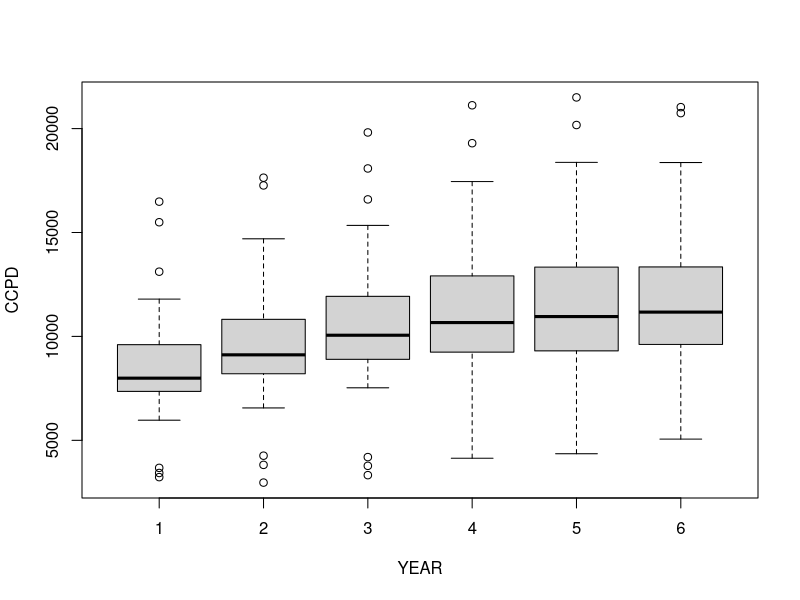
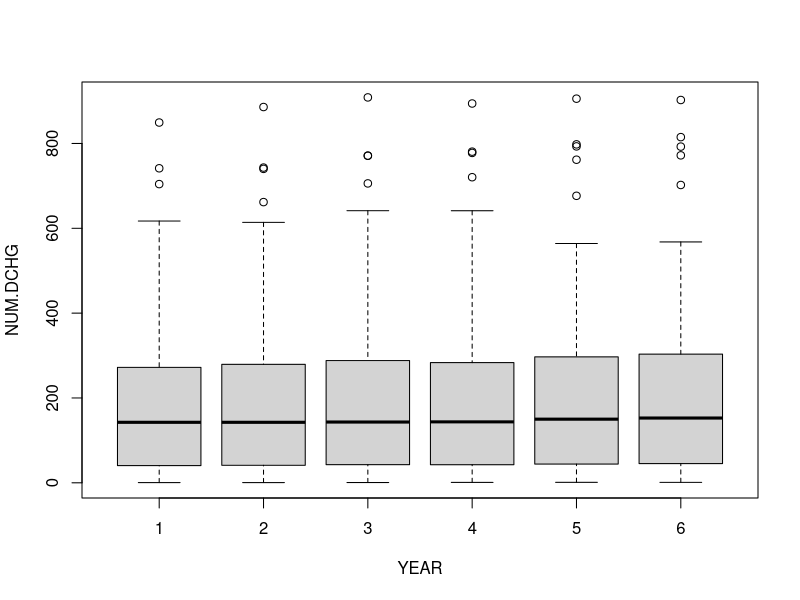
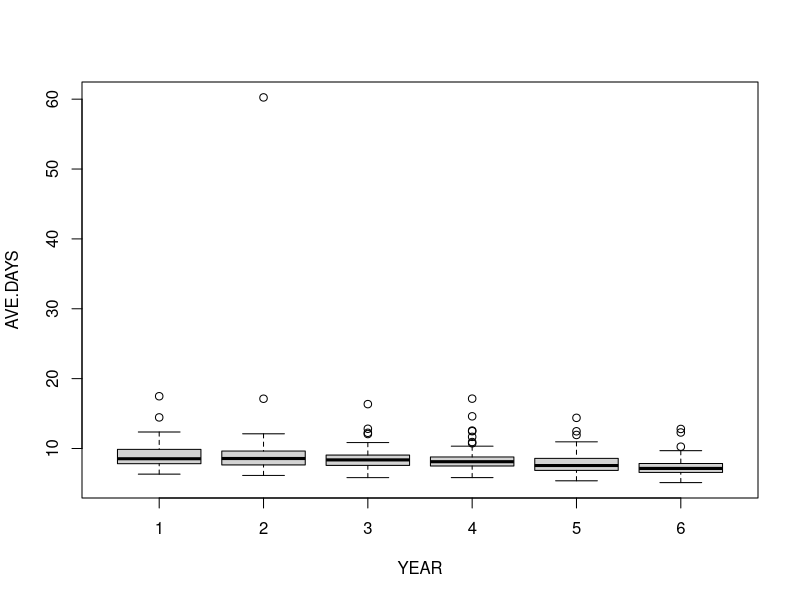
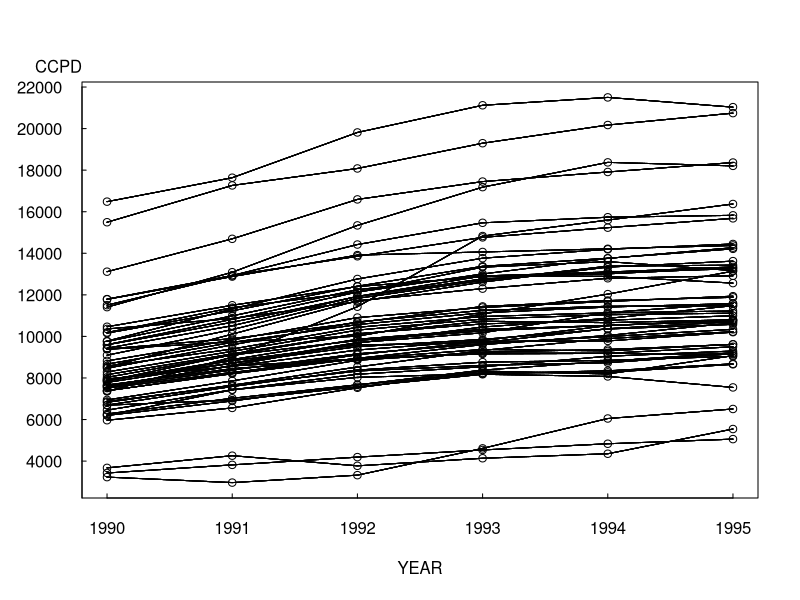
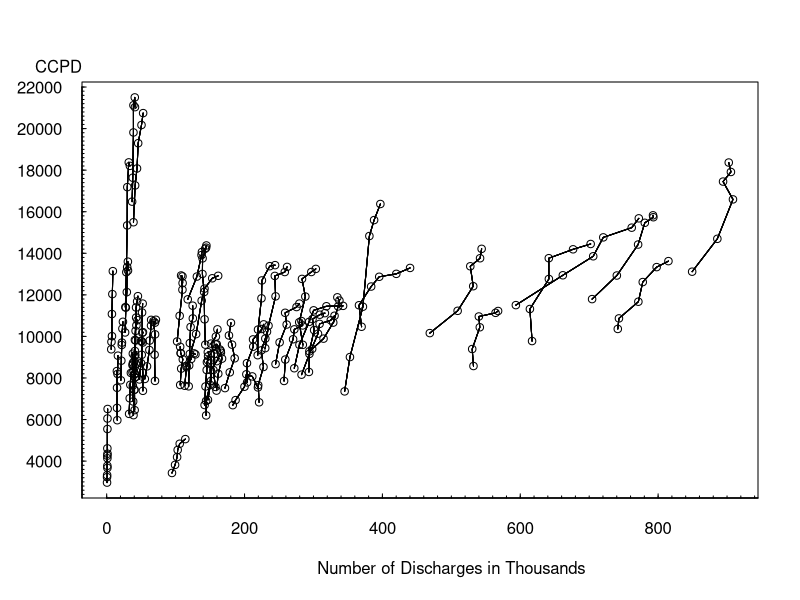
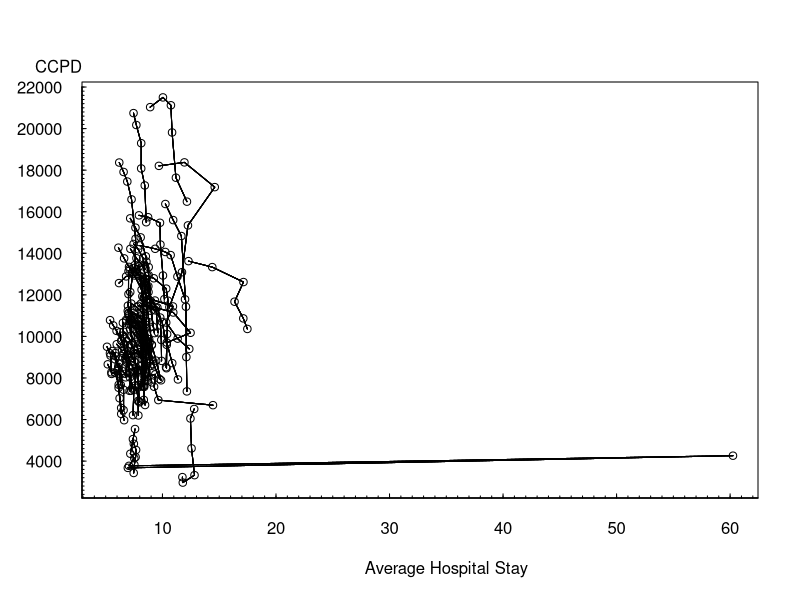
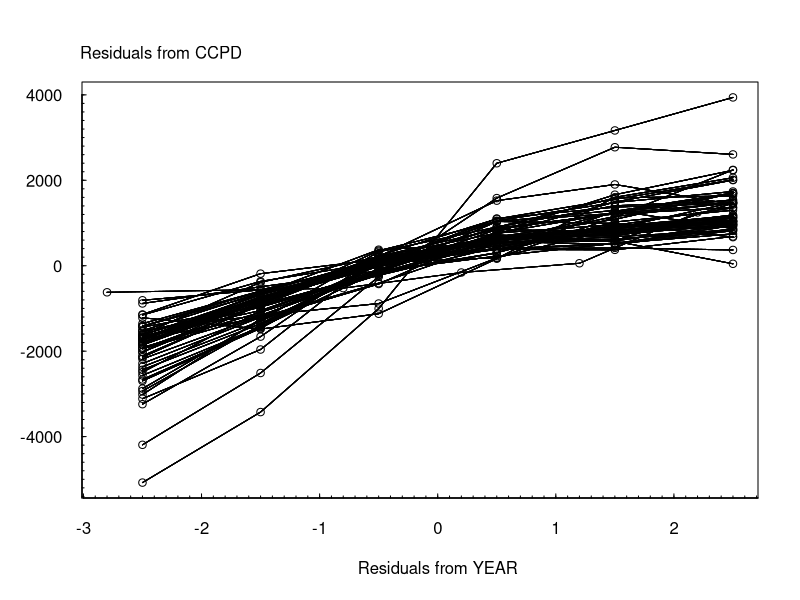
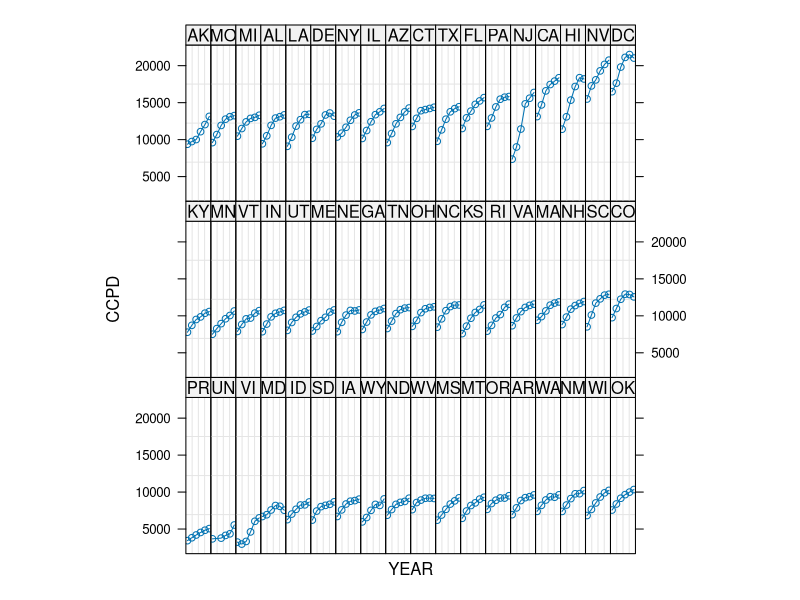

The R source for these figures, in order:
## ---- chunk 1

#  "\t"  INDICATES SEPARATED BY TABLES  ;
Medicare  = read.table("TXTData/Medicare.txt", sep ="\t", quote = "",header=TRUE)

# Medicare = read.table(choose.files(), sep ="\t", quote = "",header=TRUE)
## ---- chunk 2
#  PROVIDES THE NAMES IN THE FILE AND LISTS THE FIRST 8 OBSERVATIONS  ;
names (Medicare)
Medicare [1:8, ]
## ---- chunk 3
#  CREATE OTHER VARIABLES;
# Firstly, we need change the names of existing variables.
names(Medicare)[names(Medicare)=="TOT_CHG"]="TOT.CHG";
names(Medicare)[names(Medicare)=="COV_CHG"]="COV.CHG";
names(Medicare)[names(Medicare)=="MED_REIB"]="MED.REIB";
names(Medicare)[names(Medicare)=="TOT_D"]="TOT.D";
names(Medicare)[names(Medicare)=="NUM_DCHG"]="NUM.DCHG";
names(Medicare)[names(Medicare)=="AVE_T_D"]="AVE.T.D";

Medicare$AVE.DAYS= Medicare$TOT.D/Medicare$NUM.DCHG
Medicare$CCPD=Medicare$COV.CHG/Medicare$NUM.DCHG
Medicare$NUM.DCHG=Medicare$NUM.DCHG/1000
str (Medicare)
## ---- chunk 4
library(nlme)
attach(Medicare)
#  SUMMARY STATISTICS ;
dim(Medicare)
summary(Medicare[, c("CCPD", "NUM.DCHG", "AVE.DAYS" )])

gsummary(Medicare[, c("CCPD", "NUM.DCHG", "AVE.DAYS", "YEAR")], groups = YEAR, FUN=sd)

gsummary(Medicare[, c("CCPD", "NUM.DCHG", "AVE.DAYS", "YEAR")], groups = YEAR, FUN=mean)

gsummary(Medicare[, c("CCPD", "NUM.DCHG", "AVE.DAYS", "YEAR")], groups = YEAR, FUN=median)

gsummary(Medicare[, c("CCPD", "NUM.DCHG", "AVE.DAYS", "YEAR")], groups = YEAR, FUN=min)

gsummary(Medicare[, c("CCPD", "NUM.DCHG", "AVE.DAYS", "YEAR")], groups = YEAR, FUN=max)
## ---- chunk 5
#  ATTACH THE DATA SET FOR SOME PRELIMINARLY LOOKS;
attach (Medicare)
Medicare$YEAR=Medicare$YEAR+1989
boxplot (CCPD ~ YEAR)
boxplot (NUM.DCHG ~ YEAR)
boxplot (AVE.DAYS ~ YEAR)
## ---- chunk 6
plot(CCPD ~ YEAR, data = Medicare, xaxt="n", yaxt="n", ylab="", xlab="")
 for (i in Medicare$STATE) {
 lines(CCPD ~ YEAR, data = subset(Medicare, STATE == i)) }
axis(2, at=seq(0, 22000, by=2000), las=1, font=10, cex=0.005, tck=0.01)
axis(1, at=seq(1990,1995, by=1), font=10, cex=0.005, tck=0.01)
mtext("CCPD", side=2, line=0, at=23000, font=12, cex=1, las=1)
mtext("YEAR", side=1, line=3, at=1992.5, font=12, cex=1)

## ---- chunk 7
plot(CCPD ~ NUM.DCHG, data = Medicare, xaxt="n", yaxt="n", ylab="", xlab="")
for (i in Medicare$STATE) {
 lines(CCPD ~ NUM.DCHG, data = subset(Medicare, STATE == i)) }
axis(2, at=seq(0, 22000, by=2000), las=1, font=10, cex=0.005, tck=0.01)
axis(2, at=seq(0, 22000, by=200), lab=F, tck=0.005)
axis(1, at=seq(0,1200, by=200), font=10, cex=0.005, tck=0.01)
axis(1, at=seq(0,1200, by=20), lab=F, tck=0.005)
mtext("CCPD", side=2, line=0, at=23000, font=12, cex=1, las=1)
mtext("Number of Discharges in Thousands", side=1, line=3, at=500, font=12, cex=1)

## ---- chunk 8
plot(CCPD ~ AVE.DAYS, data = Medicare, ylab="", xlab="", xaxt="n", yaxt="n")
for (i in Medicare$STATE) {
 lines(CCPD ~ AVE.DAYS, data = subset(Medicare, STATE== i)) }
axis(2, at=seq(0, 22000, by=2000), las=1, font=10, cex=0.005, tck=0.01)
axis(2, at=seq(0, 22000, by=200), lab=F, tck=0.005)
axis(1, at=seq(0,70, by=10), font=10, cex=0.005, tck=0.01)
axis(1, at=seq(0,70, by=1), lab=F, tck=0.005)
mtext("CCPD", side=2, line=0, at=23000, font=12, cex=1, las=1)
mtext("Average Hospital Stay", side=1, line=3, at=35, font=12, cex=1)

## ---- chunk 9
#  CREATE A CATEGORICAL VARIABLE for STATE;
Medicare$FSTATE = factor(Medicare$STATE)

#  CREATE A NEW VARIABLE;
Medicare$YEAR=Medicare$YEAR-1989
# THE NEW VARIABLES YR31 WILL BE USED IN THE FINAL MODEL TO GIVE THE 31st STATE A SPECIFIC SLOPE;
Medicare$Yr31=(Medicare$STATE==31)*Medicare$YEAR

#  CREATE A NEW DATA SET, REMOVING THE OUTLIER BY EXCLUDING THE 2ND OBSERVATION OF THE 54TH STATE;
Medicare2 = subset(Medicare, STATE != 54 | YEAR != 2)
## ---- chunk 10
#  BASIC ADDED VARIABLE PLOT;
#  CREATE RESIDUALS;
Med1.lm = lm(CCPD ~ FSTATE, data=Medicare2)
Med2.lm = lm(YEAR ~ FSTATE, data=Medicare2)
Medicare2$rCCPD=residuals(Med1.lm)
Medicare2$rYEAR=residuals(Med2.lm)
plot(rCCPD ~ rYEAR, data=Medicare2, ylab="", xlab="", xaxt="n", yaxt="n")
for (i in Medicare2$STATE) {
  lines(rCCPD ~ rYEAR, data = subset(Medicare2, STATE== i)) }
axis(2, at=seq(-6000, 4000, by=2000), las=1, font=10, cex=0.005, tck=0.01)
axis(2, at=seq(-6000, 4000, by=200), lab=F, tck=0.005)
axis(1, at=seq(-3,3, by=1), font=10, cex=0.005, tck=0.01)
axis(1, at=seq(-3,3, by=0.1), lab=F, tck=0.005)
mtext("Residuals from CCPD", side=2, line=-8, at=5000, font=12, cex=1, las=1)
mtext("Residuals from YEAR", side=1, line=3, at=0, font=12, cex=1)

## ---- chunk 11
GrpMedicare = groupedData(CCPD ~ YEAR| NMSTATE, data=Medicare2)
plot(GrpMedicare, xlab="YEAR", ylab="CCPD", scale = list(x=list(draw=FALSE)), layout=c(18,3))
## ---- chunk 12
Medicare.lm = lm(CCPD ~ NUM.DCHG + Yr31 + YEAR + AVE.DAYS + FSTATE - 1, data=Medicare2)
summary(Medicare.lm)
anova(Medicare.lm)
## ---- chunk 13
Medicare3.lm = lm(CCPD ~ NUM.DCHG+ Yr31 + YEAR + AVE.DAYS , data=Medicare2)
summary(Medicare3.lm)
anova(Medicare3.lm)
anova(Medicare3.lm,Medicare.lm) # pooling test

## ---- chunk 14
#  SECTION 2.4.2 - CORRELATION CORRESPONDING TO THE ADDED VARIABLE PLOT;
library(boot)
cor(Medicare2$rCCPD , Medicare2$rYEAR)

## ---- chunk 15
Medicare2$Resids=residuals(Medicare.lm)
Medicare2$ResidSq=Medicare2$Resids*Medicare2$Resids
MedHet.lm = lm(ResidSq ~ NUM.DCHG, data=Medicare2)
summary(MedHet.lm)
anova(MedHet.lm)
## ---- chunk 16
Medicare.lme = lme(CCPD ~ NUM.DCHG, data=Medicare2, random = ~1|STATE)
summary(Medicare.lme)
